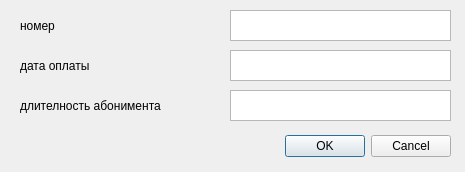
<?xml version="1.0" encoding="UTF-8"?>
<ui version="4.0">
 <class>Payment</class>
 <widget class="QDialog" name="Payment">
  <property name="geometry">
   <rect>
    <x>0</x>
    <y>0</y>
    <width>465</width>
    <height>172</height>
   </rect>
  </property>
  <property name="windowTitle">
   <string>Payment</string>
  </property>
  <widget class="QDialogButtonBox" name="buttonBox">
   <property name="geometry">
    <rect>
     <x>10</x>
     <y>130</y>
     <width>441</width>
     <height>32</height>
    </rect>
   </property>
   <property name="orientation">
    <enum>Qt::Horizontal</enum>
   </property>
   <property name="standardButtons">
    <set>QDialogButtonBox::Cancel|QDialogButtonBox::Ok</set>
   </property>
  </widget>
  <widget class="QLabel" name="label">
   <property name="geometry">
    <rect>
     <x>20</x>
     <y>10</y>
     <width>121</width>
     <height>31</height>
    </rect>
   </property>
   <property name="text">
    <string>номер</string>
   </property>
  </widget>
  <widget class="QLabel" name="label_2">
   <property name="geometry">
    <rect>
     <x>20</x>
     <y>50</y>
     <width>121</width>
     <height>31</height>
    </rect>
   </property>
   <property name="text">
    <string>дата оплаты</string>
   </property>
  </widget>
  <widget class="QLabel" name="label_3">
   <property name="geometry">
    <rect>
     <x>20</x>
     <y>90</y>
     <width>181</width>
     <height>31</height>
    </rect>
   </property>
   <property name="text">
    <string>длителность абонимента</string>
   </property>
  </widget>
  <widget class="QTextEdit" name="textEdit">
   <property name="geometry">
    <rect>
     <x>230</x>
     <y>10</y>
     <width>221</width>
     <height>31</height>
    </rect>
   </property>
  </widget>
  <widget class="QTextEdit" name="textEdit_2">
   <property name="geometry">
    <rect>
     <x>230</x>
     <y>50</y>
     <width>221</width>
     <height>31</height>
    </rect>
   </property>
  </widget>
  <widget class="QTextEdit" name="textEdit_3">
   <property name="geometry">
    <rect>
     <x>230</x>
     <y>90</y>
     <width>221</width>
     <height>31</height>
    </rect>
   </property>
  </widget>
 </widget>
 <resources/>
 <connections>
  <connection>
   <sender>buttonBox</sender>
   <signal>accepted()</signal>
   <receiver>Payment</receiver>
   <slot>accept()</slot>
   <hints>
    <hint type="sourcelabel">
     <x>248</x>
     <y>254</y>
    </hint>
    <hint type="destinationlabel">
     <x>157</x>
     <y>274</y>
    </hint>
   </hints>
  </connection>
  <connection>
   <sender>buttonBox</sender>
   <signal>rejected()</signal>
   <receiver>Payment</receiver>
   <slot>reject()</slot>
   <hints>
    <hint type="sourcelabel">
     <x>316</x>
     <y>260</y>
    </hint>
    <hint type="destinationlabel">
     <x>286</x>
     <y>274</y>
    </hint>
   </hints>
  </connection>
 </connections>
</ui>
